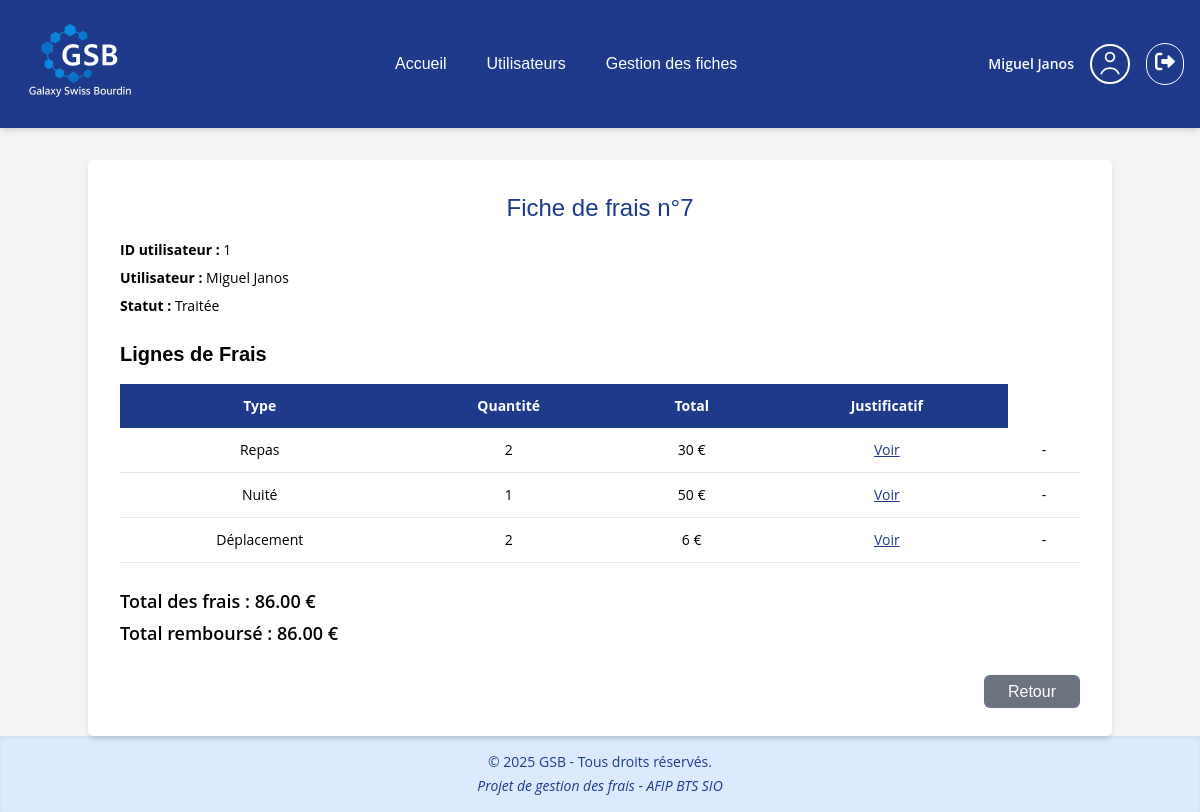
Page /Gestion_des_frais/views/fiches/edit_fiche.php?id=7&source=gestion_fiche (signed in) on the committed database.
### tables this page shows
CREATE TABLE `fiches` (
  `id_fiches` int(11) NOT NULL,
  `id_users` int(11) NOT NULL,
  `op_date` date NOT NULL,
  `cl_date` date DEFAULT NULL,
  `status_id` int(11) NOT NULL,
  `id_comptable` int(11) DEFAULT NULL,
  `total_frais` decimal(10,2) NOT NULL DEFAULT 0.00,
  `total_rembourse` decimal(10,2) NOT NULL DEFAULT 0.00
);

CREATE TABLE `users` (
  `id_user` int(11) NOT NULL,
  `user_firstname` varchar(30) NOT NULL,
  `user_lastname` varchar(30) NOT NULL,
  `user_email` varchar(40) NOT NULL,
  `user_password` varchar(255) NOT NULL,
  `id_role` int(11) NOT NULL
);

CREATE TABLE `status_fiche` (
  `status_id` int(11) NOT NULL,
  `name_status` varchar(25) NOT NULL
);

CREATE TABLE `lignes_frais` (
  `id_lf` int(11) NOT NULL,
  `id_fiche` int(11) NOT NULL,
  `id_tf` int(11) NOT NULL,
  `quantité` float NOT NULL,
  `total` float NOT NULL,
  `sp_date` date NOT NULL,
  `justif` varchar(255) NOT NULL,
  `refund_status` tinyint(1) DEFAULT NULL,
  `motif_refus` text DEFAULT NULL
);

CREATE TABLE `type_frais` (
  `id_tf` int(11) NOT NULL,
  `type` varchar(25) NOT NULL
);

### Gestion_des_frais/views/fiches/edit_fiche.php (the view, shortened to what this page needs)
<?php
require_once('../../pdo/bdd.php');
$user = $_SESSION['user'];
$user_id = $user['id'];
$user_role = $user['role'];
$is_comptable = ($user_role === 'Comptable');
$is_visiteur = ($user_role === 'Visiteur');
if (isset($_GET['source'])) {
    switch ($_GET['source']) {
        case 'gestion_fiche':
            $query = $_GET;
            unset($query['id'], $query['source']);
            $returnUrl = 'gestion_fiche.php' . (!empty($query) ? '?' . http_build_query($query) : '');
            break;
    }
} else {
    $returnUrl = 'gestion_fiche.php';
}
$ficheId = $_GET['id'];
$sql = "SELECT fiches.*, users.user_firstname, users.user_lastname, users.id_user AS user_id, status_fiche.name_status AS status
        FROM fiches
        LEFT JOIN users ON fiches.id_users = users.id_user
        LEFT JOIN status_fiche ON fiches.status_id = status_fiche.status_id
        WHERE fiches.id_fiches = :id_fiche";
$stmt = $cnx->prepare($sql);
$stmt->bindValue(':id_fiche', $ficheId, PDO::PARAM_INT);
$stmt->execute();
$fiche = $stmt->fetch(PDO::FETCH_ASSOC);
$isAttribueeAuComptable = $is_comptable && ($fiche['id_comptable'] == $user_id);
$ligneFraisSql = "SELECT lignes_frais.*, type_frais.type
                  FROM lignes_frais
                  LEFT JOIN type_frais ON lignes_frais.id_tf = type_frais.id_tf
                  WHERE lignes_frais.id_fiche = :id_fiche";
$ligneFraisStmt = $cnx->prepare($ligneFraisSql);
$ligneFraisStmt->bindValue(':id_fiche', $ficheId, PDO::PARAM_INT);
$ligneFraisStmt->execute();
$lignesFrais = $ligneFraisStmt->fetchAll(PDO::FETCH_ASSOC);
$total_frais = $fiche['total_frais'] ?? array_sum(array_column($lignesFrais, 'total'));
$total_rembourse = $fiche['total_rembourse'] ?? 0;
$status_traitee = ($fiche['status_id'] == 4);
$is_lecture_seule = ((isset($_GET['source']) && $_GET['source'] === 'historique') || $status_traitee || ($is_comptable && !$isAttribueeAuComptable));
$motifsRefusPreserve = $_SESSION['motifs_refus_preserve'] ?? [];
?>
<!DOCTYPE html>
<html lang="fr">
<head>
  <link href="https://cdn.jsdelivr.net/npm/tailwindcss@2.2.19/dist/tailwind.min.css" rel="stylesheet">
  <link rel="stylesheet" href="https://cdnjs.cloudflare.com/ajax/libs/font-awesome/6.0.0/css/all.min.css">
  <link rel="stylesheet" href="../../public/css/style.css">
</head>
<body class="page-admin bg-gray-100 font-body">
<?php
$menuFile = '';
if ($user_role === 'Administrateur') {
    $menuFile = '../../includes/menu_admin.php';
} elseif ($user_role === 'Comptable') {
    $menuFile = '../../includes/menu_comptable.php';
} elseif ($user_role === 'Visiteur') {
    $menuFile = '../../includes/menu_visiteur.php';
}
if (!empty($menuFile) && file_exists($menuFile)) {
    include($menuFile);
}
?>
<div class="w-full max-w-5xl min-h-[80vh] mx-auto p-8 bg-white shadow-md rounded-md mt-8 relative font-body">
  <h1 class="text-2xl font-title text-gsb-blue text-center mb-4">
    Fiche de frais n°<?= htmlspecialchars($fiche['id_fiches']); ?>
  </h1>
  <div class="space-y-2 mb-6 text-sm">
    <p><strong>ID utilisateur :</strong> <?= htmlspecialchars($fiche['user_id']); ?></p>
    <p><strong>Utilisateur :</strong> <?= htmlspecialchars($fiche['user_firstname'] . ' ' . $fiche['user_lastname']); ?></p>
    <p><strong>Statut :</strong> <?= htmlspecialchars($fiche['status']); ?></p>
  </div>
  <h2 class="text-xl font-ui font-semibold text-gsb-blue-dark mb-3">Lignes de Frais</h2>
  <form method="POST" action="traitement_remboursement.php">
    <table class="w-full border-collapse table-centered text-sm mt-4">
      <thead class="bg-gsb-blue text-white">
        <tr>
          <th class="p-3">Type</th>
          <th class="p-3">Quantité</th>
          <th class="p-3">Total</th>
          <th class="p-3">Justificatif</th>
        </tr>
      </thead>
      <tbody>
        <?php foreach ($lignesFrais as $ligne): ?>
          <tr class="border-b hover:bg-gray-50 transition">
            <td class="p-3"><?= htmlspecialchars($ligne['type']) ?></td>
            <td class="p-3"><?= htmlspecialchars($ligne['quantité']) ?></td>
            <td class="p-3"><?= htmlspecialchars($ligne['total']) ?> €</td>
            <td class="p-3">
              <?php if ($ligne['justif']): ?>
                <a href="../../<?= htmlspecialchars($ligne['justif']) ?>" target="_blank" class="text-gsb-blue underline">Voir</a>
              <?php else: ?>Aucun<?php endif; ?>
            </td>
            <?php if ($is_comptable && !$is_lecture_seule): ?>
              <td class="p-3">
                <input type="text" name="motif[<?= $ligne['id_lf'] ?>]" class="form-input"
                       value="<?= htmlspecialchars($motifsRefusPreserve[$ligne['id_lf']] ?? '') ?>">
              </td>
            <?php elseif ($is_lecture_seule): ?>
              <td class="p-3">
                <?= !empty($ligne['motif_refus']) ? htmlspecialchars($ligne['motif_refus']) : '-' ?>
              </td>
            <?php endif; ?>
          </tr>
        <?php endforeach; ?>
      </tbody>
    </table>
    <?php if ($is_comptable && !$is_lecture_seule): ?>
      <div class="mt-6 space-y-2">
        <p class="text-lg font-semibold">Total Frais : <span id="totalFrais"><?= $total_frais ?></span> €</p>
        <p class="text-lg font-semibold">Total Remboursé : <span id="totalRembourse">0</span> €</p>
        <button type="submit" class="btn-primary bg-green-600 hover:bg-green-700">
          Rembourser
        </button>
      </div>
    <?php elseif (($is_visiteur && $status_traitee) || $is_lecture_seule): ?>
      <div class="mt-6">
        <p class="text-lg font-semibold">Total des frais : <?= number_format($total_frais, 2) ?> €</p>
        <p class="text-lg font-semibold mt-1">Total remboursé : <?= number_format($total_rembourse, 2) ?> €</p>
      </div>
    <?php endif; ?>
  </form>
        <div class="mt-8 text-right">
          <a href="<?= $returnUrl ?>" class="bg-gray-500 text-white px-6 py-2 rounded-md font-ui hover:bg-gray-600 transition">
            Retour
          </a>
        </div>
</div>
<?php include('../../includes/footer.php'); ?>
</body>
</html>

### Gestion_des_frais/public/css/style.css (style rules this page uses)
.font-title { font-family: 'Rajdhani', sans-serif; }
.font-ui { font-family: 'Rubik', sans-serif; }
.font-body { font-family: 'Open Sans', sans-serif; }
.table-centered td, .table-centered th { text-align: center; vertical-align: middle; }
:root { --gsb-blue-dark: #0D1C2E; --gsb-blue: #1E3A8A; --gsb-blue-light: #3B82F6; --gsb-hover: #facc15; }
.bg-gsb-blue { background-color: var(--gsb-blue); }
.text-gsb-blue { color: var(--gsb-blue); }
html, body { height: 100%; }
body { display: flex; flex-direction: column; }

### rows in the picture
fiches: id_fiches "7", id_users.id_user "1", id_users.user_lastname "Miguel Janos", status.name_status "Traitée", total_frais "86.00", total_rembourse "86.00"
lignes_frais: id_tf.type "Repas", quantité "2", total "30"
lignes_frais: id_tf.type "Nuité", quantité "1", total "50"
lignes_frais: id_tf.type "Déplacement", quantité "2", total "6"

### other values in the picture
$_SESSION['user']['firstname'] . ' ' . $_SESSION['user']['lastname'] "Miguel Janos"
